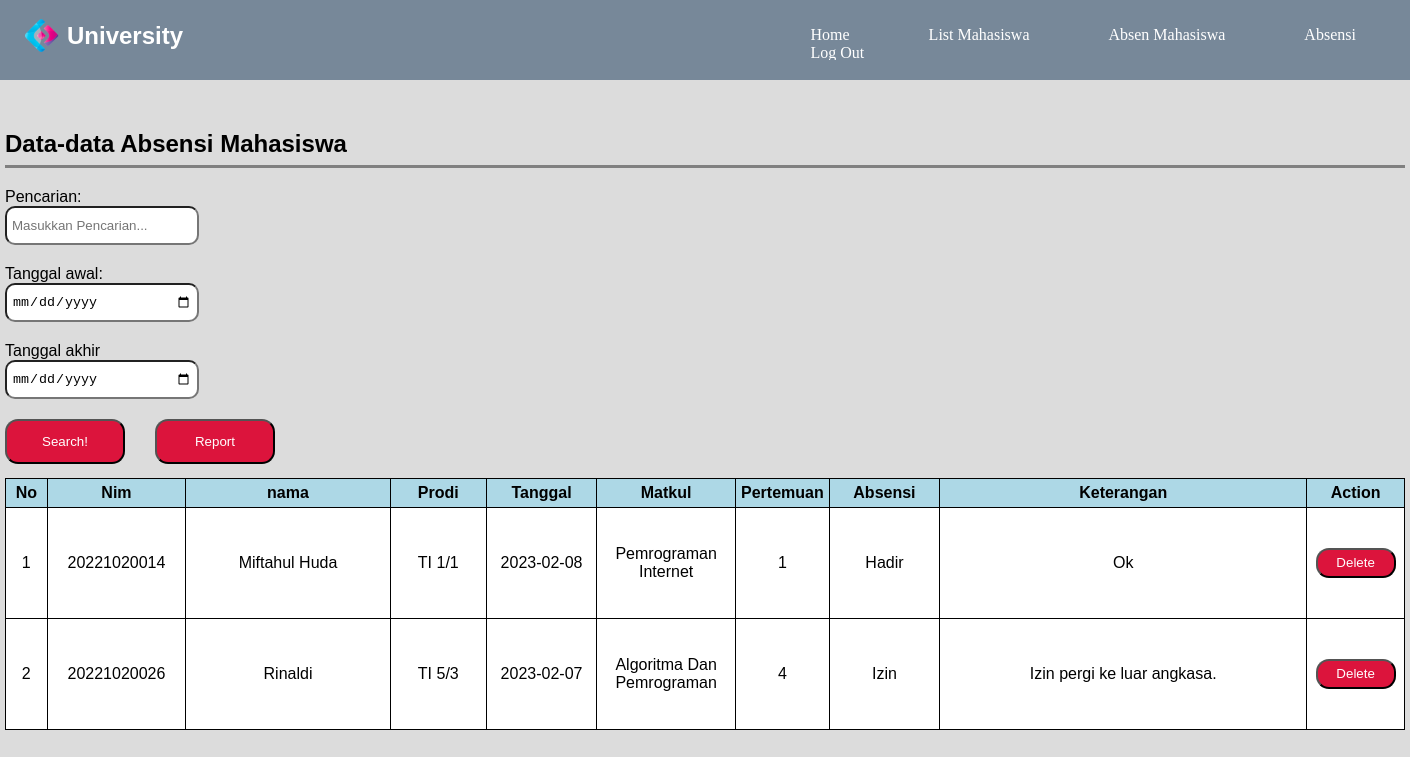
Screenshot of /admin/absensi_mhs/absensi_mhs.php with the database file from the repository.
### tables this page shows
CREATE TABLE `tb_absenmhs` (
  `id` int(11) NOT NULL,
  `nim` bigint(20) NOT NULL,
  `nama` varchar(200) NOT NULL,
  `prodi` varchar(50) NOT NULL,
  `tanggal` date NOT NULL,
  `matkul` varchar(100) NOT NULL,
  `pertemuan` int(11) NOT NULL,
  `absensi` varchar(50) NOT NULL,
  `ket` text NOT NULL
);

### database/function.php (called while the page is built, shortened)
<?php
$db = mysqli_connect("localhost", "root", "", "university");
function query($query) {
    global $db;
    $result = mysqli_query($db, $query);
    $ruang = [];
    while( $brg = mysqli_fetch_assoc($result)) {
        $ruang[] = $brg;
    }
    return $ruang;
}

### admin/absensi_mhs/absensi_mhs.php (the view, shortened to what this page needs)
<?php
require "../../database/function.php";
$absen_mhs = query("SELECT * FROM tb_absenmhs");
?>
<!DOCTYPE html>
<html lang="en">
  <head>
    <link rel="stylesheet" href="style.css" />
    <link rel="stylesheet" href="https://unpkg.com/aos@next/dist/aos.css" />
  </head>
  <body>
    <div class="background">
      <nav class="nav-container">
        <img src="../dashboard/asset/1.png" alt="logo" class="logo" width="50px" height="50px" data-aos="fade-right" data-aos-duration="2000" />
        <h2 data-aos="fade-right" data-aos-duration="2000">University</h2>
        <ul class="navbar" data-aos="fade-left" data-aos-duration="2000">
          <li>
          <a href="../dashboard/index.html">Home</a>
            <a href="../list_mahasiswa/list_mhs.php">List Mahasiswa</a>
            <a href="../absensi_mhs/absensi_mhs.php">Absen Mahasiswa</a>
            <a href="../absensi/absensi.php">Absensi</a>
            <a href="../../index.php" class="logout">Log Out</a>
          </li>
        </ul>
      </nav>
    </div>
    <div class="container">
      <h2 class="h2">Data-data Absensi Mahasiswa</h2>
      <form action="" method="post">
        <label>Pencarian:</label>
        <input type="text" name="keyword" autocomplete="off" placeholder="Masukkan Pencarian..." />
        <label>Tanggal awal:</label>
        <input type="date" name="awal" />
        <label>Tanggal akhir</label>
        <input type="date" name="akhir" />
        <div class="btn">
          <button type="submit" name="cari" id="cari">Search!</button>
          <a href="report.html"><button type="button" id="cari">Report</button></a>
        </div>
      </form>
      <table rules="all" cellpadding="5">
        <thead>
          <tr>
            <th width="3%">No</th>
            <th width="10%">Nim</th>
            <th width="15%">nama</th>
            <th width="7%">Prodi</th>
            <th width="8%">Tanggal</th>
            <th width="10%">Matkul</th>
            <th width="5%">Pertemuan</th>
            <th width="8%">Absensi</th>
            <th width="27%">Keterangan</th>
            <th width="7%">Action</th>
          </tr>
        </thead>
        <?php $i = 1; ?>
        <?php foreach($absen_mhs as $am) : ?>
        <tbody>
          <tr>
            <td height="100px"><?= $i; ?></td>
            <td><?= $am["nim"]; ?></td>
            <td><?= $am["nama"]; ?></td>
            <td><?= $am["prodi"]; ?></td>
            <td><?= $am["tanggal"]; ?></td>
            <td><?= $am["matkul"]; ?></td>
            <td><?= $am["pertemuan"]; ?></td>
            <td><?= $am["absensi"]; ?></td>
            <td><?= $am["ket"]; ?></td>
            <td><a href="hapus.php?id=<?= $am['id']; ?>" onclick="return confirm('Yakin ingin menghapus data absensi mahasiswa ini?')"><button>Delete</button></a></td>
          </tr>
          <?php $i++; ?>
          <?php endforeach; ?>
        </tbody>
      </table>
    </div>
  </body>
</html>

### admin/absensi_mhs/style.css (style rules this page uses)
body { margin: 0; padding: 0; font-family: Verdana, Geneva, Tahoma, sans-serif; background-color: gainsboro; }
.nav-container { display: flex; flex-direction: row; justify-content: space-between; background-color: transparent; width: 100%; height: 60px; padding-right: 20px; padding-left: 15px; box-sizing: border-box; position: relative; overflow: hidden; }
.nav-container .logo { position: absolute; top: 10px; }
.nav-container h2 { position: absolute; left: 67px; top: 2px; color: white; cursor: default; }
.nav-container ul { position: absolute; right: 20px; top: 10px; list-style: none; display: flex; list-style: none; width: 45%; font-family: 'fantasy'; }
.nav-container ul li a { text-decoration: none; display: inline-block; margin-left: 55px; margin-right: 20px; color: white; }
.background { width: 100%; height: 80px; background-color: lightslategrey; }
.container { width: 1400px; margin: 50px auto; }
.h2 { border-bottom: 3px solid gray; padding-bottom: 7px; }
form { display: flex; flex-direction: column; margin-bottom: 10px; }
.btn { width: 270px; display: flex; justify-content: space-between; }
#cari { width: 120px; height: 45px; background-color: crimson; color: white; border-radius: 13px; margin-bottom: 4px; }
input { height: 25px; width: 180px; margin-bottom: 20px; border-radius: 10px; padding: 5px; }
table { width: 100%; text-align: center; border: 1px solid black; background-color: white; }
th { background-color: lightblue; }
button { width: 80px; height: 30px; background-color: crimson; color: white; border-radius: 13px; }

### rows the page displays
tb_absenmhs: nim "20221020014", nama "Miftahul Huda", prodi "TI 1/1", tanggal "2023-02-08", matkul "Pemrograman Internet", pertemuan "1", absensi "Hadir", ket "Ok"
tb_absenmhs: nim "20221020026", nama "Rinaldi", prodi "TI 5/3", tanggal "2023-02-07", matkul "Algoritma Dan Pemrograman", pertemuan "4", absensi "Izin", ket "Izin pergi ke luar angkasa."
